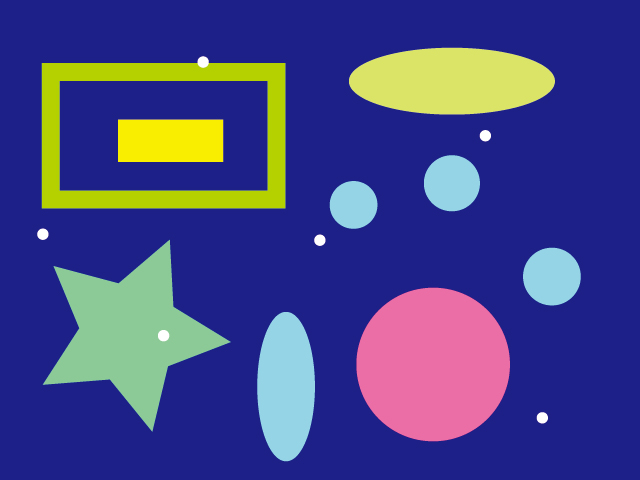
//> input picture imgProc_kadai/第９回/09_02_rectangle_k21116/Debug/sample.jpg, 640 x 480 px
$ ./09_02_rectangle_k21116   (built with g++ and OpenCV 4)
//> lines starting //> are read from the running program, lines starting //| are printed output that depends on the picture; after the words box and inside, x2 and y2 are one past the last pixel; in counts of white or black regions, pixels touching at a corner belong together
//
//  contour4student.cpp
//
//
//  Created by Masashi Morimoto on 2022/06/07.
//

#include <iostream>
#include <opencv2/opencv.hpp>

//ファイル
#define FILE_NAME_ONE "sample.jpg"
#define FILE_NAME_TWO "sample_rotate.jpg"
//ウィンドウ名
#define WINDOW_NAME_INPUT_ONE "input1"
#define WINDOW_NAME_INPUT_TWO "input2"
#define WINDOW_NAME_BINARY_ONE "binary1"
#define WINDOW_NAME_BINARY_TWO "binary2"
#define WINDOW_NAME_OUTPUT_ONE "output1"
#define WINDOW_NAME_OUTPUT_TWO "output2"


//二値化しきい値
#define BIN_TH (100)

int main(int argc, const char * argv[]) {
    //1. 画像の宣言 (入力画像，グレースケール画像，二値画像，一時的な画像，出力画像)
    cv::Mat src_one_img, src_two_img, gray_one_img, bin_one_img, tmp_one_img, dst_one_img, gray_two_img, bin_two_img, tmp_two_img, dst_two_img;

    //2. 輪郭の座標リストの宣言 (New!)
    std::vector< std::vector< cv::Point > > contours_one;
    std::vector< std::vector< cv::Point > > contours_two;

    //3. 画像の入力 (カラーで入力)
    src_one_img = cv::imread(FILE_NAME_ONE);
//> src_one_img is the input picture: 480 rows x 640 cols, CV_8UC3; mean B, G, R 135.1, 70.7, 68.8
    src_two_img = cv::imread(FILE_NAME_TWO);
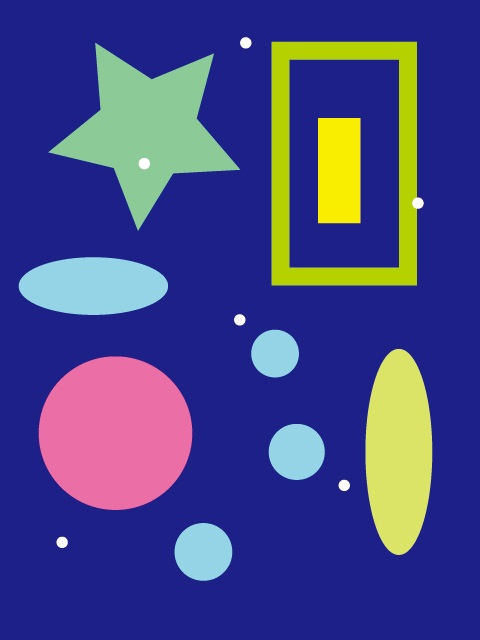
//> input picture imgProc_kadai/第９回/09_02_rectangle_k21116/Debug/sample_rotate.jpg, 480 x 640 px
//> src_two_img is the input picture: 640 rows x 480 cols, CV_8UC3; mean B, G, R 135.1, 70.7, 68.8
    if (src_one_img.empty()) { //入力失敗の場合
        fprintf(stderr, "File is not opened.\n");
        return (-1);
    }
    if (src_two_img.empty()) { //入力失敗の場合
        fprintf(stderr, "File is not opened.\n");
        return (-1);
    }

    //4. 入力画像を出力画像にコピー (New!)
    dst_one_img = src_one_img.clone();
    dst_two_img = src_two_img.clone();

    //5. グレースケール化
    cv::cvtColor(src_one_img, gray_one_img, cv::COLOR_BGR2GRAY);
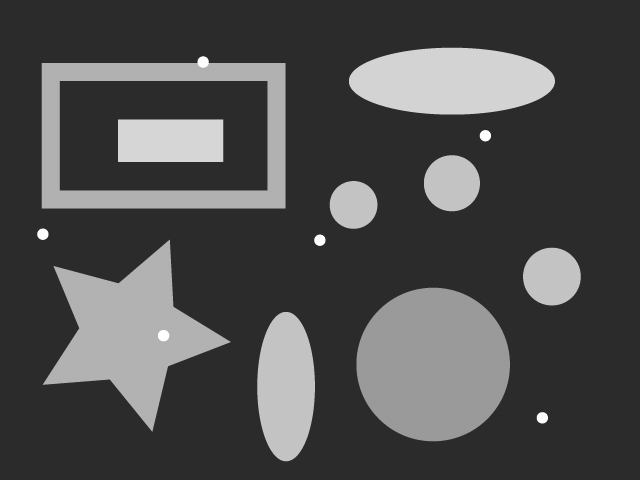
//> gray_one_img: 480 rows x 640 cols, CV_8UC1; min 41, max 255, mean 77.5
    cv::cvtColor(src_two_img, gray_two_img, cv::COLOR_BGR2GRAY);
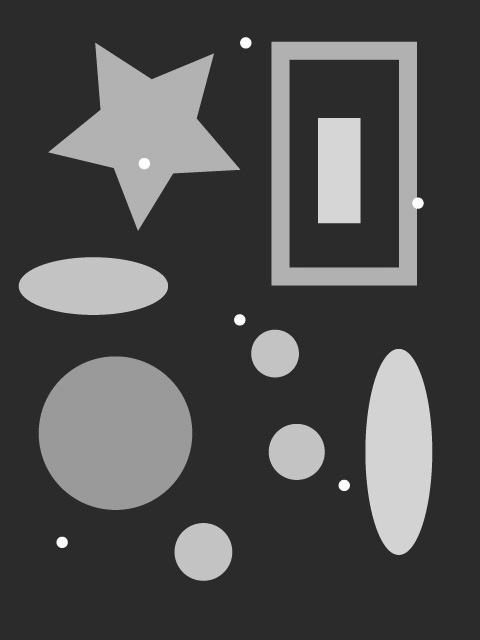
//> gray_two_img: 640 rows x 480 cols, CV_8UC1; min 35, max 255, mean 77.5

    //6. 二値化 (固定しきい値で実装．しきい値: 100)
    cv::threshold(gray_one_img, bin_one_img, BIN_TH, 255, cv::THRESH_BINARY);
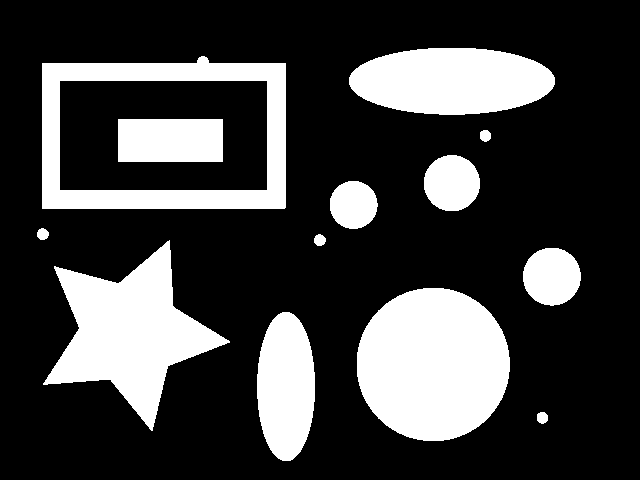
//> bin_one_img: 480 rows x 640 cols, CV_8UC1; 24.9% white; 13 white regions, largest, box (x1, y1, x2, y2) and area: (357, 288, 510, 441) 18517, (43, 240, 230, 431) 15202, (42, 56, 286, 209) 13128
    cv::threshold(gray_two_img, bin_two_img, BIN_TH, 255, cv::THRESH_BINARY);
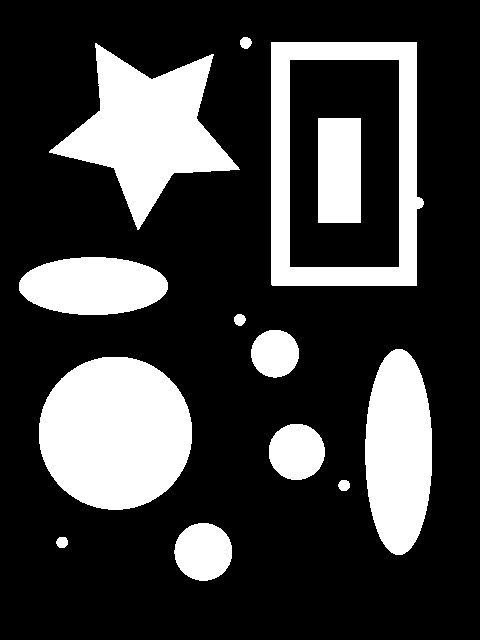
//> bin_two_img: 640 rows x 480 cols, CV_8UC1; 24.9% white; 13 white regions

    //二値画像コピー (New!)
    //輪郭追跡でbin_imgが加工されてしまうため
    //clone():画像のコピーを作成するためのメンバ関数
    tmp_one_img = bin_one_img.clone();
    tmp_two_img = bin_two_img.clone();

    //7. 輪郭追跡 (New!)
    cv::findContours(tmp_one_img, contours_one, cv::RETR_LIST, cv::CHAIN_APPROX_NONE);
//> contours_one = 14 contours; largest, box (x1, y1, x2, y2) and area: (42, 56, 286, 209) 35300, (59, 80, 268, 191) 22878, (357, 288, 510, 441) 18299, (43, 240, 230, 431) 14900, (349, 48, 555, 115) 10691
    cv::findContours(tmp_two_img, contours_two, cv::RETR_LIST, cv::CHAIN_APPROX_NONE);
//> contours_two = 14 contours; largest, box (x1, y1, x2, y2) and area: (271, 42, 424, 286) 35300, (289, 59, 400, 268) 22878, (39, 357, 192, 510) 18298, (49, 43, 240, 230) 14902, (365, 349, 432, 555) 10689

    //8. 輪郭の描画 (New!)

    //8.1輪郭数の表示
    for (int i=0; i<contours_one.size(); i++) {
        double L, S, R;
        L = cv::arcLength(contours_one[i], true);
        S = cv::contourArea(contours_one[i]);
        R = (4*M_PI*S) / (L*L);
        if (S <= 5000 && S >=4000) {
            if (R < 0.8) {
                printf("aaa:%lf\n", R);
                printf("%d\n", i);
                cv::drawContours(dst_one_img, contours_one, i, CV_RGB(255, 0, 255), -1);
            }
        }
    }
//> this loop made 14 passes
//> (L, S, R) on passes 1 to 12: (35.56, 91.5, 0.909), (356.1, 6662, 0.66), (506.1, 18299, 0.898), (189.3, 2560, 0.897), (702.5, 14900.5, 0.379), (36.38, 94.5, 0.897), (36.38, 94.5, 0.897), (156.4, 1744, 0.896), (183.1, 2408.5, 0.903), (35.56, 91.5, 0.909), (292, 4368, 0.644), (633.7, 22878, 0.716)
//| aaa:0.643764
//| 10
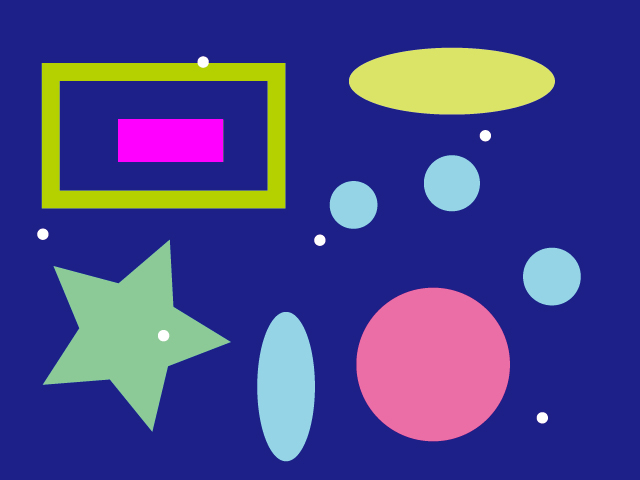
//> dst_one_img: 480 rows x 640 cols, CV_8UC3; 1.47% of pixels changed, all inside (x1, y1, x2, y2) = (118, 119, 223, 162)
    for (int i=0; i<contours_two.size(); i++) {
        double L, S, R;
        L = cv::arcLength(contours_two[i], true);
        S = cv::contourArea(contours_two[i]);
        R = (4*M_PI*S) / (L*L);
        if (S <= 5000 && S >=4000) {
            if (R < 0.8) {
                printf("aaa:%lf\n", R);
                printf("%d\n", i);
                cv::drawContours(dst_two_img, contours_two, i, CV_RGB(255, 0, 255), -1);
            }
        }
    }
//> this loop made 14 passes
//> (L, S, R) on passes 1 to 12: (35.56, 91.5, 0.909), (189.3, 2559, 0.897), (35.56, 90.5, 0.9), (183.1, 2408.5, 0.903), (506.1, 18298, 0.898), (477.6, 10689, 0.589), (156.4, 1743, 0.896), (36.38, 94.5, 0.897), (356.1, 6661, 0.66), (292, 4368, 0.644), (633.7, 22878, 0.716), (703.3, 14902.5, 0.379)
//| aaa:0.643764
//| 9
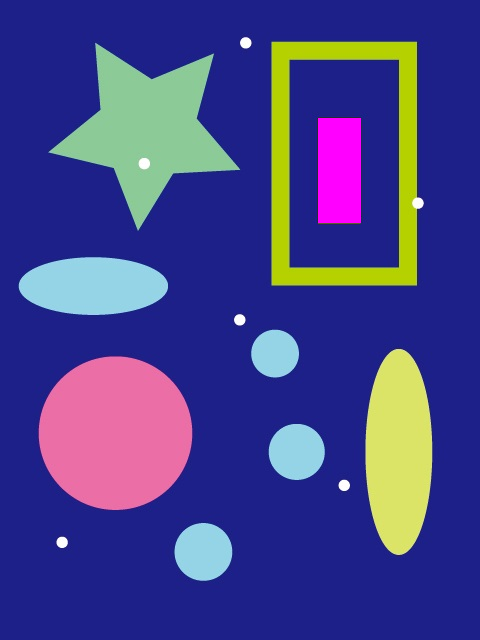
//> dst_two_img: 640 rows x 480 cols, CV_8UC3; 1.47% of pixels changed, all inside (x1, y1, x2, y2) = (318, 118, 361, 223)

    // [6 lines of commented-out code are left out]
    cv::imshow(WINDOW_NAME_OUTPUT_ONE, dst_one_img);
    cv::imshow(WINDOW_NAME_OUTPUT_TWO, dst_two_img);
    cv::waitKey();

    return 0;
}
